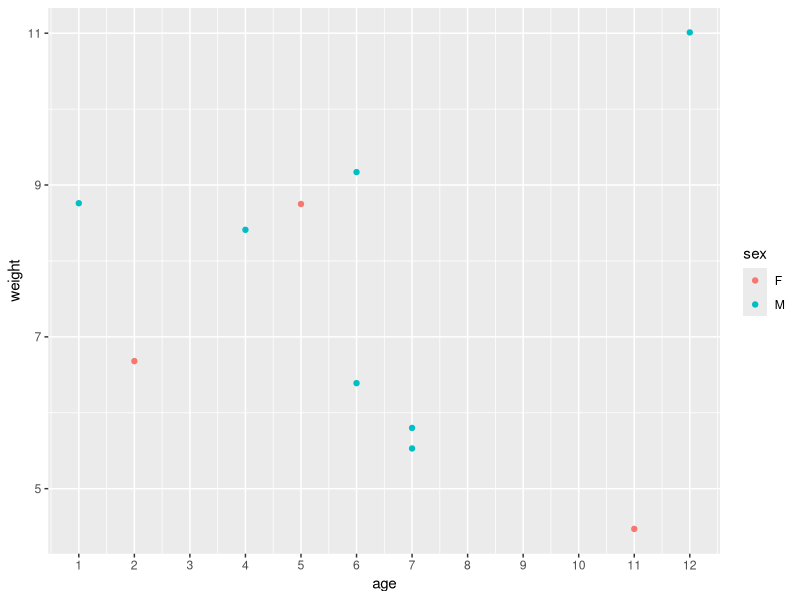
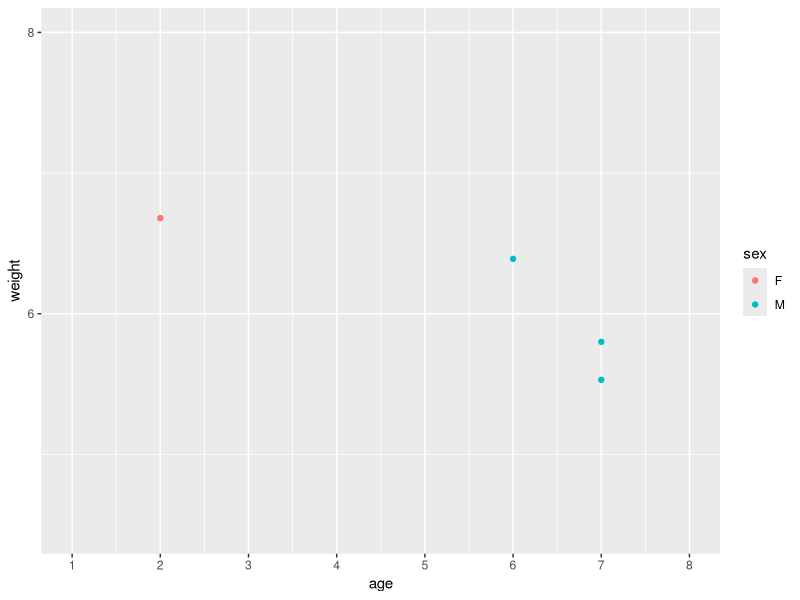
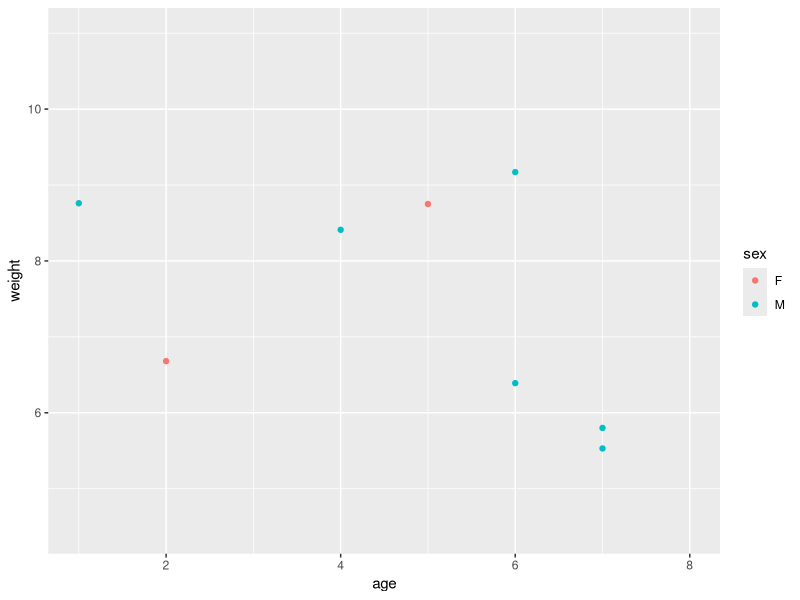
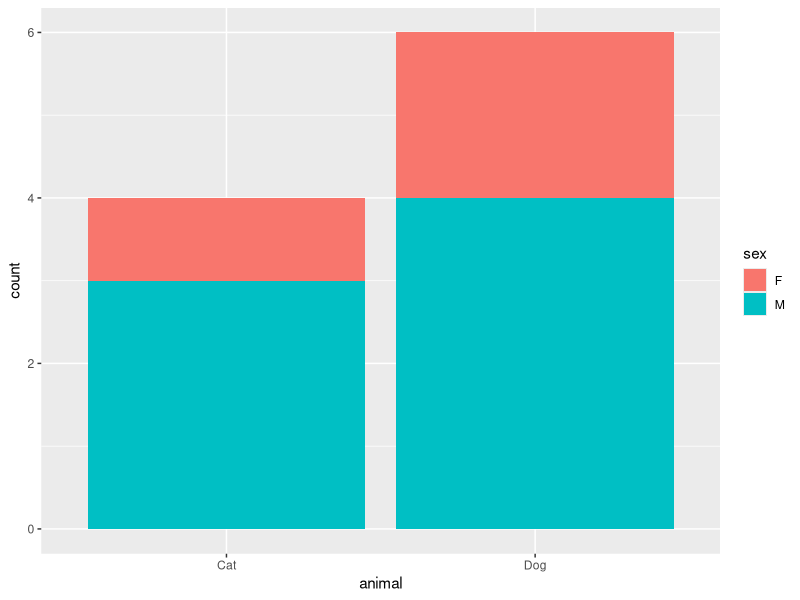
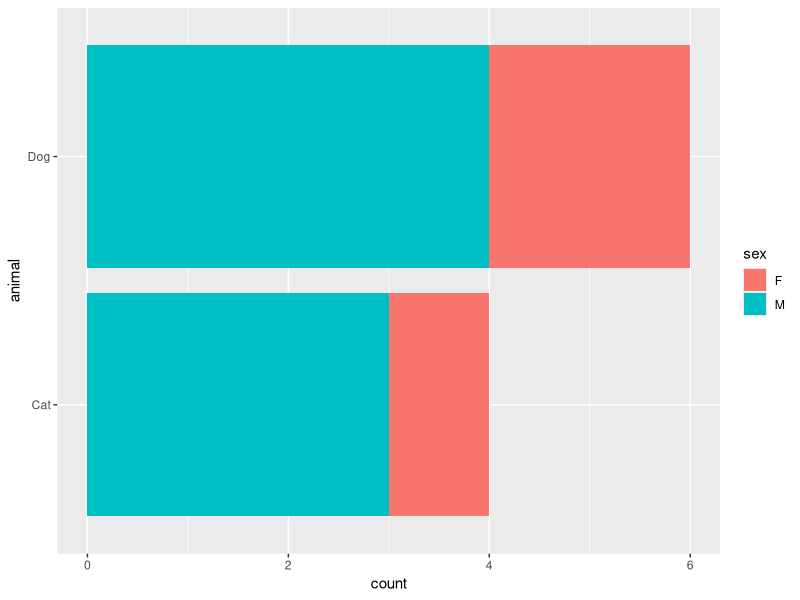
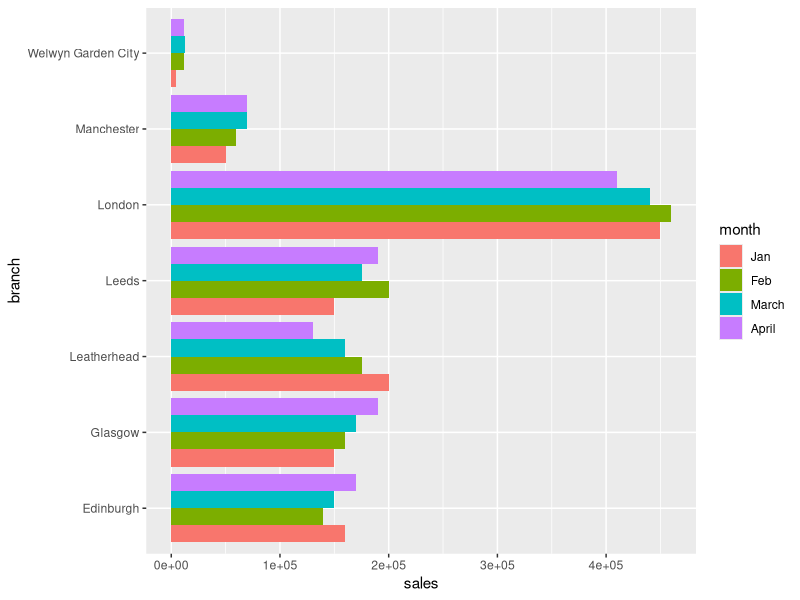
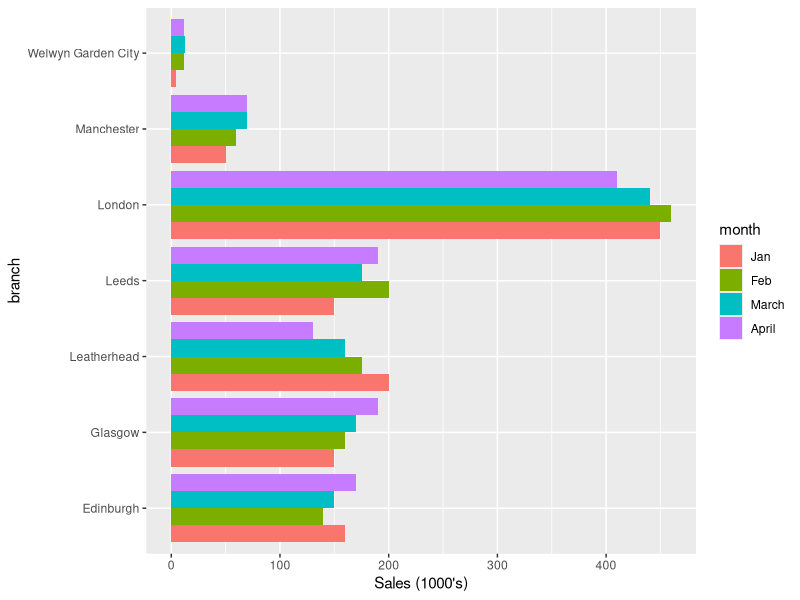
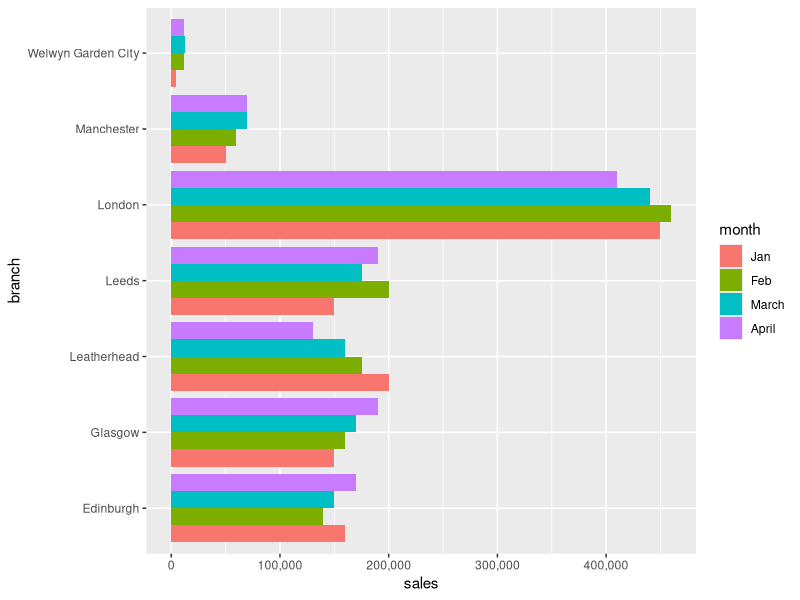

Source code (R) for these figures, in order:
## ---- chunk 1
library(tidyverse)

pets <- read_csv("data/pets.csv")

ggplot(pets) +
  aes(age, weight, colour = sex) +
  geom_point() +
  scale_x_continuous(breaks = 1:13) +# adjust breaks here
  scale_y_continuous(breaks = c(5,7,9,11))
## ---- chunk 2
ggplot(pets) +
  aes(age, weight, colour = sex) +
  geom_point() +
  scale_x_continuous(
    breaks = 1:13,
    limits = c(1, 8)
  ) +
  scale_y_continuous(
    breaks = c(6,8,10),
    limits = c(NA, 8)
  )
## ---- chunk 3
ggplot(pets) +
  aes(age, weight, colour = sex) +
  geom_point() +
  xlim(1, 8) 
## ---- chunk 4
ggplot(pets) +
  aes(x = animal, fill = sex) +
  geom_bar() 
## ---- chunk 5
ggplot(pets) +
  aes(x = animal, fill = sex) +
  geom_bar() +
  coord_flip()
## ---- chunk 6
monthly_sales <- read_csv("data/monthly_sales.csv")

monthly_sales <- monthly_sales %>%
  mutate(month = factor(month, levels = c("Jan", "Feb", "March", "April"))) 

ggplot(monthly_sales) +
  aes(x = branch, y = sales, fill = month) +
  geom_col(position = "dodge") +
  coord_flip()
## ---- chunk 7
monthly_sales %>%
  mutate(sales_thousands = sales/1000) %>%
ggplot() +
  aes(x = branch, y = sales_thousands, fill = month) +
  geom_col(position = "dodge") +
  ylab("Sales (1000's)") +
  coord_flip()
## ---- chunk 8
ggplot(monthly_sales) +
  aes(x = branch, y = sales, fill = month) +
  geom_col(position = "dodge") +
  scale_y_continuous(labels = scales::comma) +
  coord_flip()
